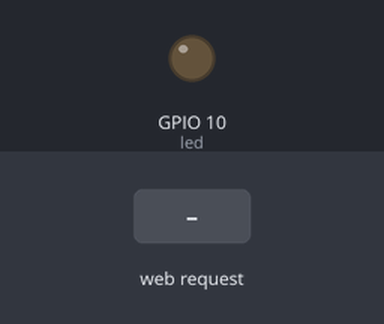
This sketch was run on a simulated ESP8266 (NodeMCU). Parts: output pins drawn as LEDs (lit = HIGH). Inputs (shaded band) come from the test bench. WiFi joins after 1.5 s; servers stay silent unless stated; what the sketch prints to the serial monitor is not drawn.

Above: at 2.8 s.
2.9 s: HTTP request GET /on received
At 4.1 s:
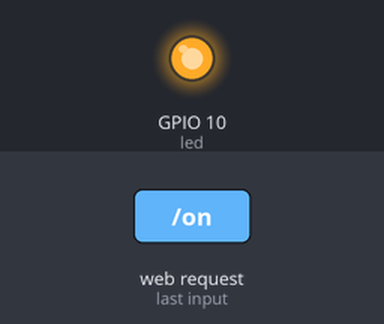
4.4 s: HTTP request GET /sleep received
At 7.7 s:
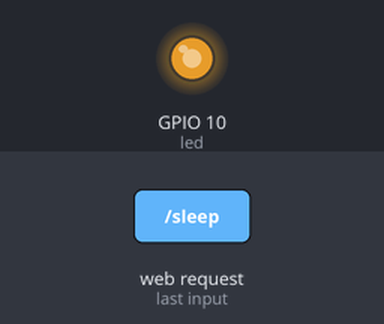
At 11.2 s:
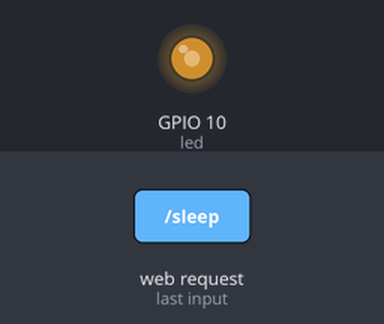
Timing chart, 0 to 14.9 s (numbered marks = the images above; inputs shaded):
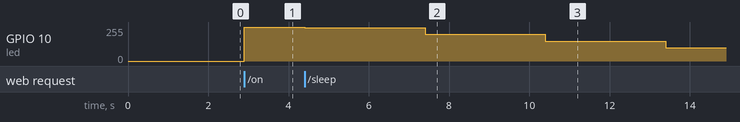

Measured:
- after the input at 2.9 s, GPIO 10 (led): 0/255 → 255/255 at once
- after the input at 4.4 s, GPIO 10 (led): 255/255 → 250/255 at once, → 200/255 3.0 s later, → 150/255 3.0 s later, → 100/255 3.0 s later

The sketch:

P123_LED_atHttp.ino
```cpp
#include <ESP8266WiFi.h>
const char* ssid = "kurtmatin";
const char* password = "95083100";
WiFiServer server(80);
int led = 10;

void setup()
{
  Serial.begin(115200);
  delay(100);
  pinMode(led,OUTPUT);
  digitalWrite(led,0);
  Serial.println();
  Serial.println();
  Serial.print("Connecting to ");
  Serial.println(ssid);
  WiFi.begin(ssid,password);
  while (WiFi.status() != WL_CONNECTED)
  {
    delay(250);
    Serial.print(".");
  }
  Serial.println("");
  Serial.println("WiFi Connected.");
  server.begin();
  Serial.println("Server Started");
  Serial.println(WiFi.localIP());
}

void loop()
{
  WiFiClient client = server.available();
  if (!client)
  {
    return;
  }

  Serial.println("new client");
  while (!client.available())
  {
    delay(1);
  }

  String req = client.readStringUntil('\r');
  Serial.println(req);
  client.flush();
  //-----------------------------------------
  if (req.indexOf("/on") != -1)
  {
    digitalWrite(led,1);
  }
  else if (req.indexOf("/off") != -1)
  {
    digitalWrite(led,0);
  }
  else if (req.indexOf("/sleep") != -1)
  {

  for(int j=250;j>=0;j-=50)
  {
    analogWrite(led,j);
    delay(3000);
  }
  }
  else if (req.indexOf("/automatic") != -1){
  int c1 = 0  ;
  int c2 = 0  ;
  int value = 0 ;
  while(value < 800){
  value = analogRead(A0)  ;
  Serial.println(value);
  c1= value/4;
  c2= 200-c1;
  analogWrite(led,c2);
  delay(5000);
  }
   analogWrite(led,0);
  }


  //-----------------------------------------
  client.flush();
  //-----------------------------------------

  String s = "HTTP/1.1 200 OK\r\nContent-Type: text/html\r\n\r\n";
  s += "<head>";
  s += "<meta charset=\"utf-8\">";
  s += "<meta name=\"viewport\" content=\"width=device-width, initial-scale=1\">";
  s += "<script src=\"https://code.jquery.com/jquery-2.1.3.min.js\"></script>";
  s += "<link rel=\"stylesheet\" href=\"https://maxcdn.bootstrapcdn.com/bootstrap/3.3.4/css/bootstrap.min.css\">";
  s += "</head>";

  s += "<div class=\"container\">";
  s += "<h1>Device Control</h1>";
  s += "<div class=\"row\">";

  s += "<div class=\"col-md-2\"><input class=\"btn btn-block btn-lg btn-success\"style=\"font-size:22px;border-radius:100%;height:150px;width:150px;\"type=\"button\" value=\"ON\" onclick=\"on()\"></div>";
  s += "<div class=\"col-md-2\"><input class=\"btn btn-block btn-lg btn-danger\"style=\"font-size:22px;border-radius:100%;height:150px;width:150px;\" type=\"button\" value=\"OFF\" onclick=\"off()\"></div>";
  s += "<div class=\"col-md-2\"><input class=\"btn btn-block btn-lg btn-warning\"style=\"font-size:22px;border-radius:100%;height:150px;width:150px;\" type=\"button\" value=\"SLEEP\" onclick=\"sleep()\"></div>";
  s += "<div class=\"col-md-2\"><input class=\"btn btn-block btn-lg btn-info\"style=\"font-size:22px;border-radius:100%;height:150px;width:150px;\" type=\"button\" value=\"AUTOMATIC\" onclick=\"automatic()\"></div>";

  s += "</div></div>";

  s += "<script>function on() {$.get(\"/on\");}</script>";
  s += "<script>function off() {$.get(\"/off\");}</script>";
  s += "<script>function sleep() {$.get(\"/sleep\");}</script>";
  s += "<script>function automatic() {$.get(\"/automatic\");}</script>";

  client.print(s);
  delay(1);
  Serial.println("disconnected");
}
```
